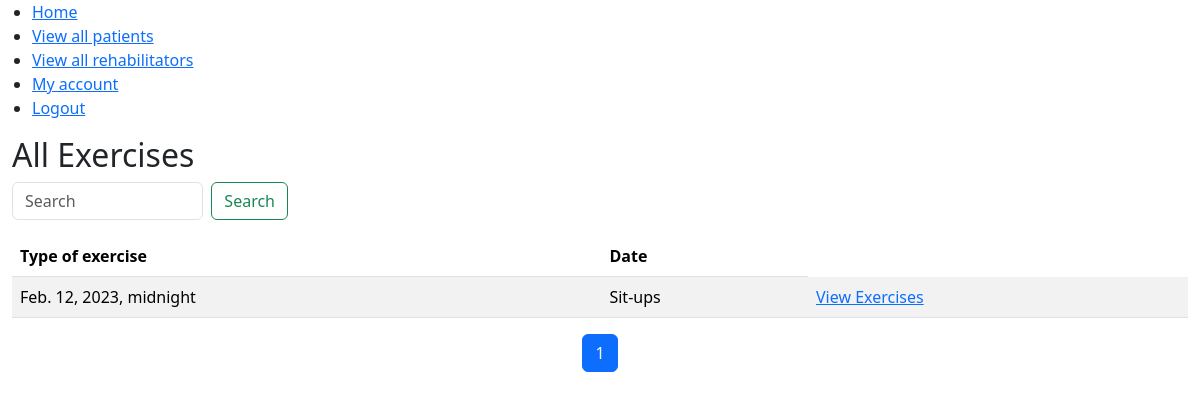
Page /rehab/view_exercises/?patient_id=1 (signed in) on the earlier database version.
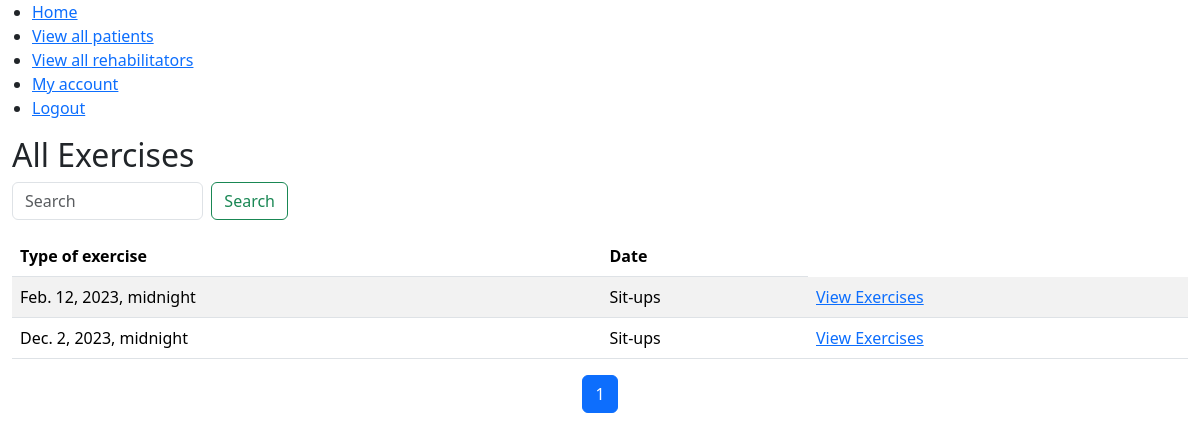
Same page on the later database version.
### rehab/models.py (models this page shows, shortened)
class Exercise(models.Model):
    patient = models.ForeignKey(Patient, on_delete=models.CASCADE, related_name='exercises')
    type_of_exercise = models.CharField(max_length=15, choices=(('Sit-ups', 'Sit-ups'),
                                                                ('Jumping-jacks', 'Jumping-jacks')))
    date_of_exercise = models.DateTimeField(null=True)

### rehab/views.py (the view)
# urls.py: path('view_exercises/', views.view_exercises, name='view_exercises'),
@login_required
def view_exercises(request):
    user = request.user
    is_rehabilitator = None
    is_patient = None
    patient = None
    if hasattr(user, 'rehabilitator'):
        is_rehabilitator = True
        is_patient = False
    elif hasattr(user, 'patient'):
        is_rehabilitator = False
        is_patient = True
    if is_rehabilitator:
        patient_id = request.GET.get('patient_id')
        patient = Patient.objects.get(id=patient_id)
    if is_patient:
        patient = request.user.patient
    query = request.GET.get('q', '')
    exercises = Exercise.objects.filter(
        Q(date_of_exercise__icontains=query) |
        Q(type_of_exercise__icontains=query),
        patient=patient
    ).order_by('date_of_exercise', 'type_of_exercise')
    paginator = Paginator(exercises, 10)  # 10 items per page
    page_number = request.GET.get('page')
    page_obj = paginator.get_page(page_number)
    context = {'exercises': exercises,
               'query': query,
               'page_obj': page_obj,
               'is_rehabilitator': is_rehabilitator,
               'is_patient': is_patient}
    return render(request, 'telemedWebapp/view_exercises.html', context)

### rehab/templates/telemedWebapp/view_exercises.html (shortened to what this page needs)
{% extends 'telemedWebapp/base.html' %}
{% block content %}
  <h2>All Exercises</h2>
    <div class="row mb-3">
    <div class="col-md-3">
    <form class="d-flex" method="GET">
      <input class="form-control me-2" type="search" placeholder="Search" aria-label="Search" name="q" value="{{ request.GET.q }}">
      <button class="btn btn-outline-success" type="submit">Search</button>
    </form>
  </div>
</div>
    {% if exercises %}
      <table class="table table-striped">
        <thead>
          <tr>
            <th>Type of exercise</th>
            <th>Date</th>
        </thead>
        <tbody>
          {% for exercise in page_obj %}
            <tr>
                <td>{{ exercise.date_of_exercise }}</td>
                <td>{{ exercise.type_of_exercise }}</td>
                <td><a href="{% url 'telemedWebapp:exercise_plot' %}?exercise_id={{ exercise.id }}">View Exercises</a></td>
            </tr>
          {% endfor %}
        </tbody>
      </table>
    {% else %}
        <p>No exercises found.</p>
  {% endif %}
<div class="d-flex justify-content-center">
  <nav aria-label="Page navigation example">
    <ul class="pagination">
      {% for num in page_obj.paginator.page_range %}
      {% if page_obj.number == num %}
      <li class="page-item active" aria-current="page"><a class="page-link" href="#">{{ num }}</a></li>
      {% elif num > page_obj.number|add:'-3' and num < page_obj.number|add:'3' %}
      <li class="page-item"><a class="page-link" href="?page={{ num }}{% if request.GET.q %}&q={{ request.GET.q }}{% endif %}">{{ num }}</a></li>
      {% endif %}
      {% endfor %}
    </ul>
  </nav>
</div>
{% endblock %}

Differences in the rows shown:
added Exercise: date_of_exercise "Dec. 2, 2023, midnight", type_of_exercise "Sit-ups"
